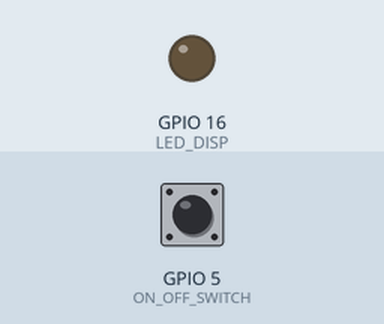
Recording of a sketch running on a simulated ESP8266 (NodeMCU). Parts: output pins drawn as LEDs (lit = HIGH). The test bench sets the inputs (shaded band); at power-on: GPIO 5 (ON_OFF_SWITCH) LOW. WiFi joins after 1.5 s; servers stay silent unless stated; what the sketch prints to the serial monitor is not drawn.

Above: at 3.0 s.
3.1 s: GPIO 5 (ON_OFF_SWITCH) pulled HIGH for 0.15 s
At 4.2 s:
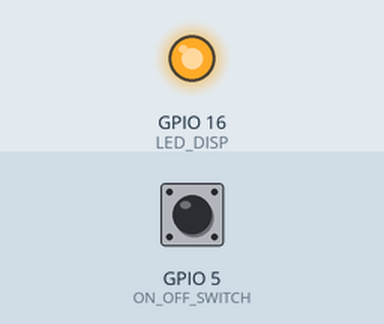
4.7 s: GPIO 5 (ON_OFF_SWITCH) pulled HIGH for 1 s
At 5.4 s:
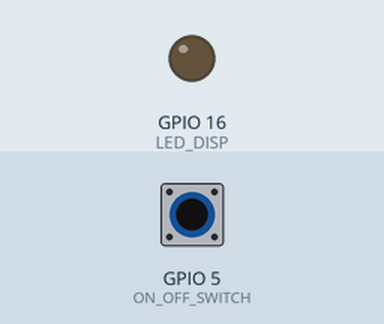
7.2 s: GPIO 5 (ON_OFF_SWITCH) pulled HIGH for 3.2 s
At 8.5 s:
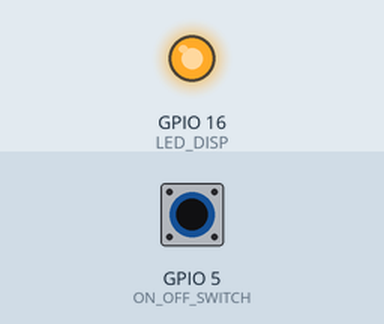
Timing chart, 0 to 10.2 s (numbered marks = the images above; inputs shaded):
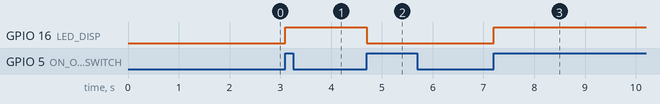

Measured:
- after the input at 3.1 s, GPIO 16 (LED_DISP): LOW → HIGH at once
- after the input at 4.7 s, GPIO 16 (LED_DISP): HIGH → LOW at once
- after the input at 7.2 s, GPIO 16 (LED_DISP): LOW → HIGH at once

The sketch:

19_02_OTA_Switch_Blynk.ino
```cpp
#include <ESP8266WiFi.h>
#include <ESP8266mDNS.h>
#include <WiFiUdp.h>
#include <ArduinoOTA.h>
#include <BlynkSimpleEsp8266.h>

#define LED_DISP 16 //D0

#define ON_OFF_SWITCH 5 //D1
const char* ssid = "ALIEN_2_2.4G";
const char* password = "FF5754755";
//const char* ssid = "TAN P30 Pro";
//const char* password = "1234567890-=";
bool ledStatus = 0;


// Blynk
#define BLYNK_PRINT Serial
#define BLYNK_TEMPLATE_ID "TMPLgYgVXgrp"
#define BLYNK_DEVICE_NAME "Quickstart Template"
#define BLYNK_AUTH_TOKEN "eUFlE7qMZSjkl7HEyV3s177OfCUqSP8x"


void setup() {
  Serial.begin(115200);
  Blynk.begin(BLYNK_AUTH_TOKEN, ssid, password);
  Serial.begin(9600);
  while (!Serial); // time to get serial running
  attachInterrupt(ON_OFF_SWITCH, switchLED, RISING);
  WiFi.begin(ssid, password);
  pinMode(LED_DISP, OUTPUT);
  Serial.print("WiFi Connecting..");
  while (WiFi.status() != WL_CONNECTED) {
    Serial.print(".");
    digitalWrite(LED_DISP, LOW);
    delay(250);
    digitalWrite(LED_DISP, HIGH);
    delay(250);
  }
  Serial.println("Connected");
  // ส่วนของ OTA *****************************************************************
  ArduinoOTA.onStart([]() {
    String type;
    if (ArduinoOTA.getCommand() == U_FLASH) {
      type = "sketch";
    } else { // U_FS
      type = "filesystem";
    }

    // NOTE: if updating FS this would be the place to unmount FS using FS.end()
    Serial.println("Start updating " + type);
  });
  ArduinoOTA.onEnd([]() {
    Serial.println("\nEnd");
  });
  ArduinoOTA.onProgress([](unsigned int progress, unsigned int total) {
    Serial.printf("Progress: %u%%\r", (progress / (total / 100)));
  });
  ArduinoOTA.onError([](ota_error_t error) {
    Serial.printf("Error[%u]: ", error);
    if (error == OTA_AUTH_ERROR) {
      Serial.println("Auth Failed");
    } else if (error == OTA_BEGIN_ERROR) {
      Serial.println("Begin Failed");
    } else if (error == OTA_CONNECT_ERROR) {
      Serial.println("Connect Failed");
    } else if (error == OTA_RECEIVE_ERROR) {
      Serial.println("Receive Failed");
    } else if (error == OTA_END_ERROR) {
      Serial.println("End Failed");
    }
  });
  ArduinoOTA.setHostname("GROUP5");
  ArduinoOTA.begin();
  Serial.println("Ready");
  Serial.print("IP address: ");
  Serial.println(WiFi.localIP());
  // จบ OTA *****************************************************************
}

void disPlayLED(){
    Serial.println("LED Blink OFF");
    digitalWrite(LED_DISP, LOW);
    delay(500);
    Serial.println("LED Blink ON");
    digitalWrite(LED_DISP, HIGH);
    delay(500);

}

ICACHE_RAM_ATTR void switchLED(){
  if(ledStatus==false){
    digitalWrite(LED_DISP, HIGH);
    ledStatus=true;
  }else{
    digitalWrite(LED_DISP, LOW);
    ledStatus=false;
  }
}

void loop() {
  // put your main code here, to run repeatedly:
   ArduinoOTA.handle();
   Blynk.run();
   //disPlayLED();
}
```
